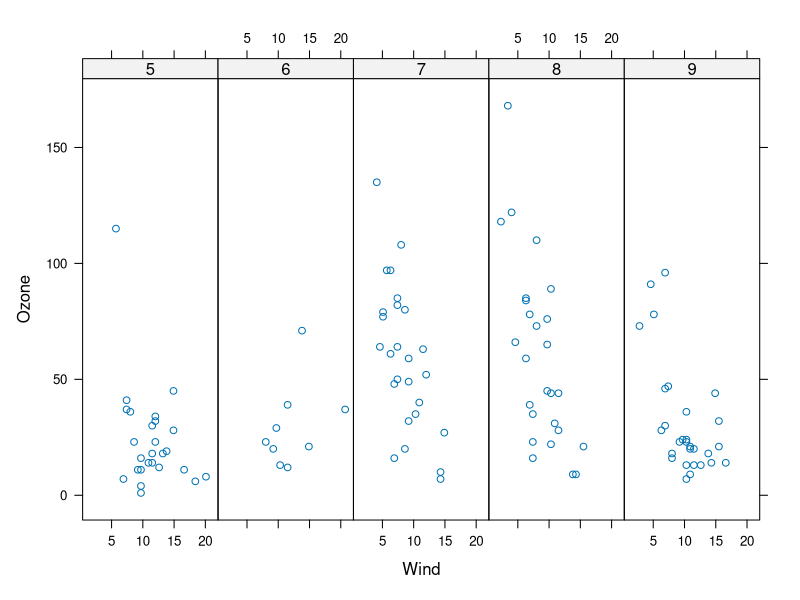
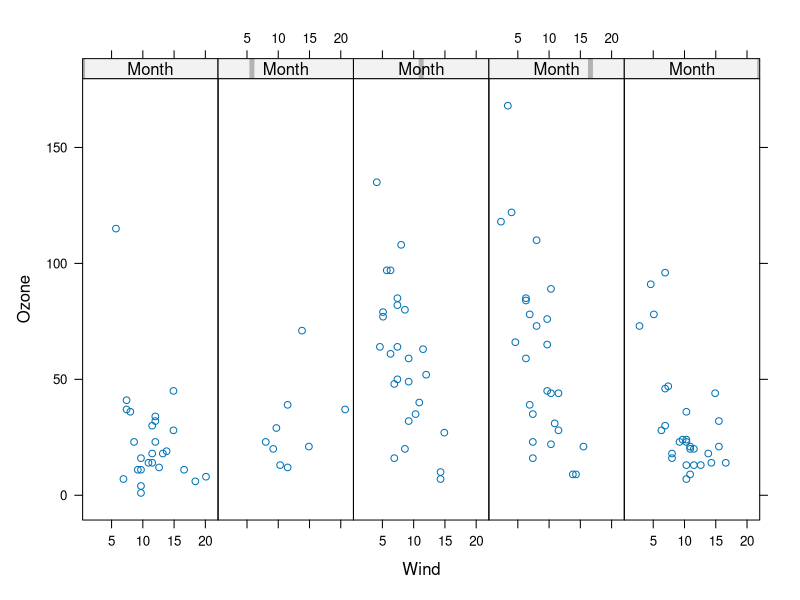

Generate these figures, in order, with R:
## ---- chunk 1
library(lattice)
library(datasets)
## ---- chunk 2
xyplot(Ozone ~ Wind | as.factor(Month), data = airquality, layout = c(5,1))
xyplot(Ozone ~ Wind | Month, data = airquality, layout = c(5,1))
